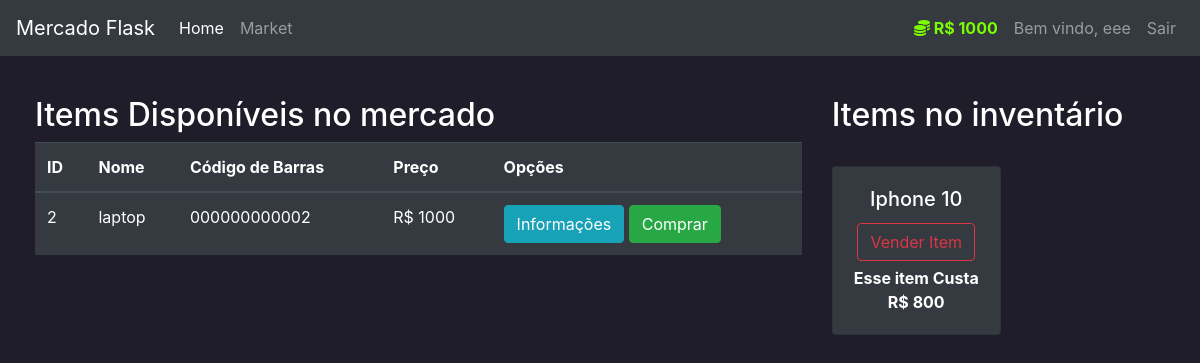
The page /market (signed in) on the database as committed earlier.
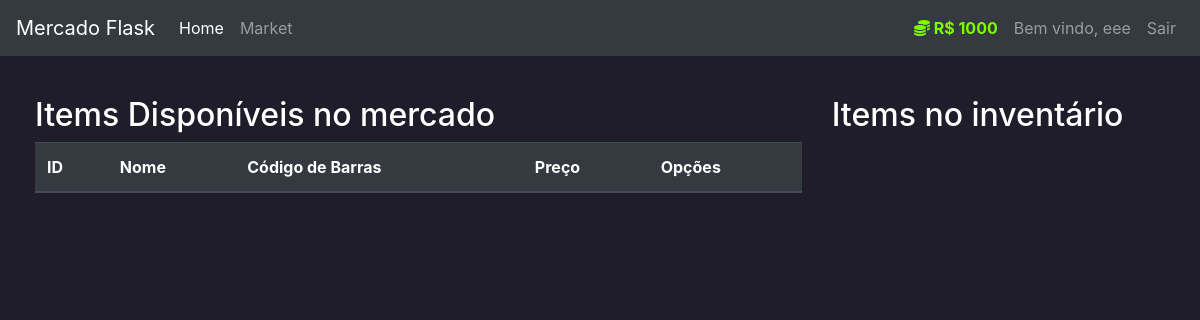
The same page on the database as committed later.
### market/models.py (models this page shows, shortened)
class User(db.Model, UserMixin):
    id = db.Column(db.Integer(), primary_key=True)
    username = db.Column(db.String(length=30), nullable=False, unique=True)
    email_address = db.Column(db.String(length=50), nullable=False, unique=True)
    password_hash = db.Column(db.String(length=60), nullable=False)
    budget = db.Column(db.Integer(), nullable=False, default=1000)
    items = db.relationship('Item', backref='owned_user', lazy=True)
    @property
    def password(self):
        return self.password

class Item(db.Model):
    id = db.Column(db.Integer(), primary_key=True)
    name = db.Column(db.String(length=30), nullable=False, unique=True)
    price = db.Column(db.Integer(), nullable=False, unique=False)
    barcode = db.Column(db.String(length=12), nullable=False, unique=True)
    description = db.Column(db.String(length=1024), nullable=False, unique=True)
    owner = db.Column(db.Integer(), db.ForeignKey('user.id'))

### market/routes.py (the view, shortened to what this page needs)
@app.route("/market", methods=['GET', 'POST'])
@login_required
def market_page():
    purchase_form = PurchaseItemForm()
    selling_form = SellItemForm()
    if request.method == "GET":
        items = Item.query.filter_by(owner=None)
        owned_items = Item.query.filter_by(owner=current_user.id)
        return render_template('market.html', items=items, purchase_form=purchase_form, owned_items=owned_items, selling_form=selling_form)

### market/models.py (called while the page is built)
@login_manager.user_loader
def load_user(user_id):
    return User.query.get(int(user_id))

### market/templates/market.html (shortened to what this page needs)
{% extends 'base.html' %}
{% block content %}
    <div class="row" style="margin-left: 20px;">
        <div class="col-8">
            <h2>Items Disponíveis no mercado</h2>
            <table class="table table-hover table-dark">
                <thead>
                    <tr>
                        <th scope="col">ID</th>
                        <th scope="col">Nome</th>
                        <th scope="col">Código de Barras</th>
                        <th scope="col">Preço</th>
                        <th scope="col">Opções</th>
                    </tr>
                </thead>
                <tbody>
                    {% for item in items %}
                    <tr>
                        <td>{{ item.id }}</td>
                        <td>{{ item.name }}</td>
                        <td>{{ item.barcode }}</td>
                        <td>R$ {{ item.price }}</td>
                        <td>
                            <button class="btn btn-outline btn-info" data-toggle="modal" data-target="#Modal-MoreInfo-{{ item.id }}">Informações</button>
                            <button class="btn btn-outline btn-success" data-toggle="modal" data-target="#Modal-PurchaseConfirm-{{ item.id }}">Comprar</button>
                        </td>
                    </tr>
                    {% endfor %}
                </tbody>
            </table>
        </div>
        <div class="col-4">
            <h2>Items no inventário</h2>
            <br>
            <div class="row">
                {% for owned_item in owned_items %}
                    <div class="col-md-6">
                        <div style="margin-bottom: 5px" class="card text-center bg-dark">
                            <div class="card-body">
                                <h5 class="card-title">{{ owned_item.name }}</h5>
                                <button type="button" class="btn btn-outline-danger" style="margin-bottom: 5px"
                                        data-toggle="modal" data-target="#Modal-SellingConfirm-{{ owned_item.id }}">
                                    Vender Item
                                </button>
                                <p class="card-text"><strong>
                                    Esse item Custa R$ {{ owned_item.price }}
                                </strong></p>
                            </div>
                        </div>
                    </div>
                {% endfor %}
            </div>
        </div>
    </div>
{% endblock %}

### market/templates/base.html (shortened to what this page needs)
<!doctype html>
<html lang="en">
<head>
    <link rel="stylesheet" href="https://cdn.jsdelivr.net/npm/bootstrap@4.5.3/dist/css/bootstrap.min.css">
</head>
<body>
    <nav class="navbar navbar-expand-md navbar-dark bg-dark">
    <a class="navbar-brand" href="{{ url_for('home_page') }}">Mercado Flask</a>
    <div class="collapse navbar-collapse" id="navbarNav">
        <ul class="navbar-nav mr-auto">
            <li class="nav-item active">
                <a class="nav-link" href="{{ url_for('home_page') }}">Home <span class="sr-only">(current)</span></a>
            </li>
            <li class="nav-item">
                <a class="nav-link" href="{{ url_for('market_page') }}">Market</a>
            </li>
        </ul>
        {% if current_user.is_authenticated %}
        <ul class="navbar-nav">
            <li class="nav-item">
                <a class="nav-link" style="color: lawngreen; font-weight: bold;">
                    <i class="fas fa-coins"></i>
                    R$ {{ current_user.budget }}
                </a>
            </li>
            <li class="nav-item">
                <a class="nav-link">Bem vindo, {{ current_user.username }}</a>
            </li>
            <li class="nav-item">
                <a class="nav-link" href="{{ url_for('logout_page') }}">Sair</a>
            </li>
        </ul>
        {% endif %}
    </div>
    </nav>
    <div style="height: 40px;"></div>
    {% block content %}
    {% endblock %}
</body>
</html>

### market/templates/base.html (style rules this page uses)
body { background-color: #201d2b; color: white }

Rows that differ between the two databases and show on the page:
no longer on this page (row edited): Item: id "2", name "laptop", barcode "000000000002", price "1000", shown under "Items Disponíveis no mercado"
no longer on this page (row edited): Item: name "Iphone 10", price "800", shown under "Items no inventário"
